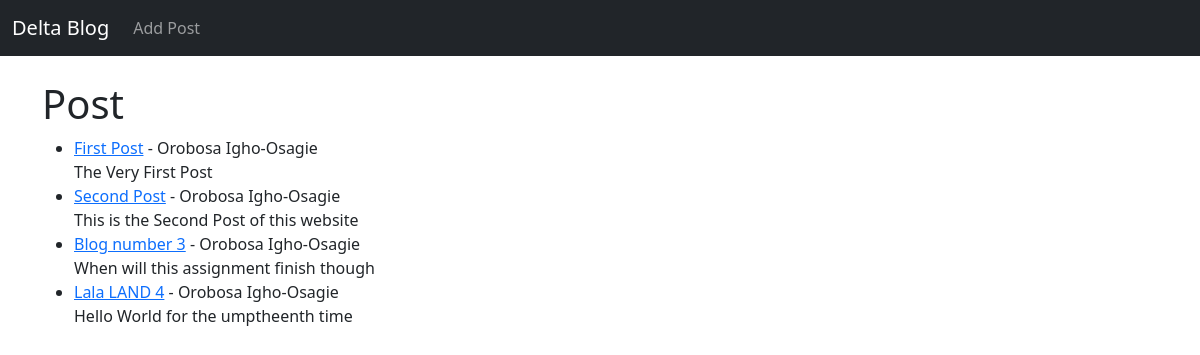
The page / on the database its author committed.
### base/models.py (models this page shows, shortened)
class Post(models.Model):
    title = models.CharField(max_length= 255)
    title_tag = models.CharField(max_length= 255) # TO ADD A DEFAULT TITLE TAG, default = "Delta Blog"
    author = models.ForeignKey(User, on_delete=models.CASCADE)
    body =  models.TextField()

### base/views.py (the view)
# urls.py: path('', HomeView.as_view(), name="home"),
class HomeView(ListView):
    model = Post
    template_name = 'base/home.html'

### base/templates/base/home.html
{% extends 'base/basee.html' %}
{% block content %}
<h1>Post</h1>
<ul>
{% for post in object_list %}
    <li> <a href="{% url 'article-detail' post.pk%}">{{ post.title }}</a> - {{ post.author.first_name }}
        {{ post.author.last_name }}  <br/>
    {{ post.body }}</li>
{%endfor%}
</ul>
{% endblock %}

### base/templates/base/basee.html (shortened to what this page needs)
<!doctype html>
<html lang="en">
  <head>
    <link href="https://cdn.jsdelivr.net/npm/bootstrap@5.1.3/dist/css/bootstrap.min.css" rel="stylesheet">
  </head>
  <body>
    <nav class="navbar navbar-expand-lg navbar-dark bg-dark">
        <div class="container-fluid">
          <a class="navbar-brand" href="{% url 'home' %}">Delta Blog</a>
          <div class="collapse navbar-collapse" id="navbarSupportedContent">
            <ul class="navbar-nav me-auto mb-2 mb-lg-0">
              <li class="nav-item">
                <a class="nav-link" href="{% url 'add_post' %}">Add Post</a>
              </li>
            </ul>
          </div>
        </div>
      </nav>
      <br/>
    <div class = "container">
    {% block content %}
    {% endblock %}
    </div>
  </body>
</html>

### rows shown on the page
Post: title "First Post", author.first_name "Orobosa", author.last_name "Igho-Osagie", body "The Very First Post"
Post: title "Second Post", author.first_name "Orobosa", author.last_name "Igho-Osagie", body "This is the Second Post of this website"
Post: title "Blog number 3", author.first_name "Orobosa", author.last_name "Igho-Osagie", body "When will this assignment finish though"
Post: title "Lala LAND 4", author.first_name "Orobosa", author.last_name "Igho-Osagie", body "Hello World for the umptheenth time"
